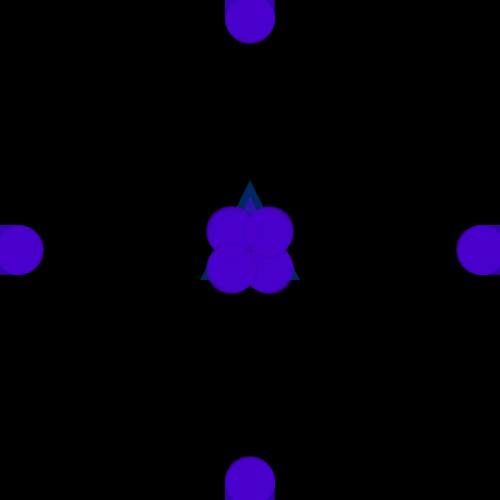
Frame 1 (no input)
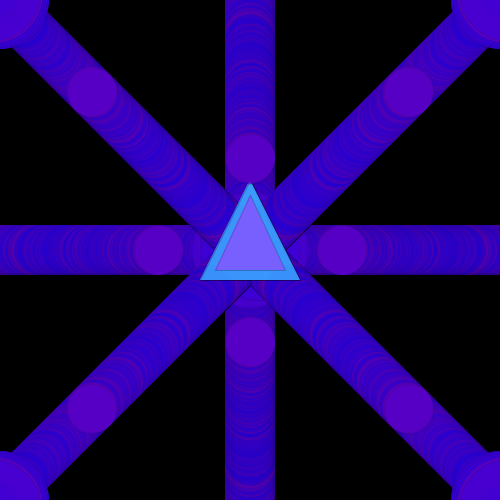
Frame 60 (the mouse pressed at the canvas centre just before this capture)
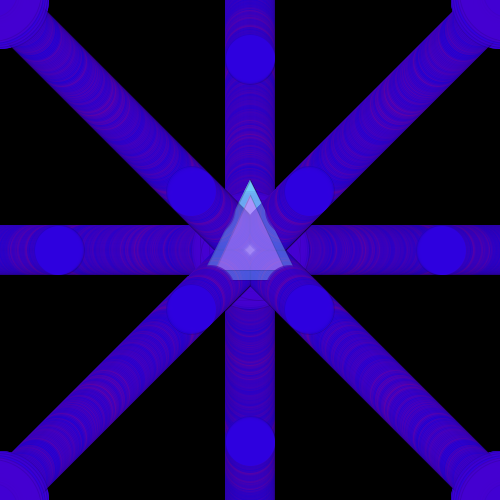
Frame 120 (the mouse held since frame 60 and released just before this capture)

The Processing sketch that drew these frames (run headless with seeded random() and noise(); from frame 60 on, the mouse is pressed at the canvas centre):

// Processing sketch: processing_32663
// ── processing_32663.pde


void setup()
{
  size(500,500);
    
  background(0);
}
  
int z = 0;
int j = 500;
int k = 50;

//second time;
int d = 250;
int b = 250;
//-
int g = 250;
int e = 250;
//-
int p = 250;
int y = 250;
//-
int h = 250;
int f = 250;

//colours;
int c = 255;
int i = 0;
int n = 99;


void draw()
  {
    smooth();
    stroke(1,30);
    
    if(z>250){z=0;}
    if(j<250){j=500;}
    
    //second-part
    if(d>500){d=250;}
    if(b>500){b=250;}
    //-
    if(g<0){g=250;}
    if(e<0){e=250;}
    //-
    if(p>500){p=250;}
    if(y<0){y=250;}
    //-
    if(h<0){h=250;}
    if(f>500){f=250;}
    
    //colours  
    if(j>249)
    {  
      if(c<0){c=255;}  
      fill(i,n,255,100);
      triangle(250, 180, 200, 280, 300, 280);
      fill(n,i,255,100);
      triangle(250, 195, 215, 270, 285, 270);
      c=c-40;
      i=i+1;
      n=n+1;  
      if(i>255){i=0;}
      if(n>255){n=99;}
    }
    
    for(int i = 0; i < 20; i++){
    float x = random(0,500);
    float u = random(0,500);
    
    fill(noise(x/150.0,u/150.0)*150,0,255-noise(x/150.0,u/150.0)*100,150);
      
    ellipse(j,250,k,k); //middle right
    ellipse(250,j,k,k); //middle south 
    ellipse(250,z,k,k); //middle north
    ellipse(z,250,k,k); //middle left
    
      ellipse(d,b,k,k); //lower right corner
      ellipse(g,e,k,k); //upper left corner
      ellipse(p,y,k,k); //upper right corner
      ellipse(h,f,k,k); //lower left corner
    
    //second part
    d = d+1;
    b = b+1;
    g = g-1;
    e = e-1;
    p = p+1;
    y = y-1;
    h = h-1;
    f = f+1;  
    
    //first part
    z = z+1;        
    j = j-1;
    
    if(z>250){k=k+50;}
    if(k>100){k=50;}
    
} 

/*
void mouseClicked(){
    
    if(!recording){
    beginRecord(PDF, "pic.pdf");
    recording = true;
  }
  else
   endRecord(); 
   
   */
  

}
